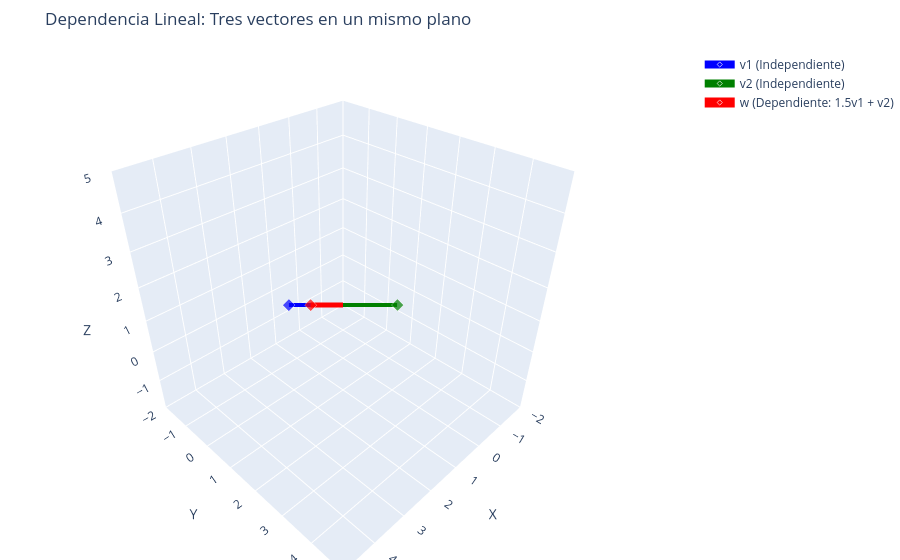

Here is the notebook cell this chart was saved with:
### Code cell
import numpy as np
import plotly.graph_objects as go

# 1. Definimos dos vectores independientes en R³
v1 = np.array([2, 0, 1])
v2 = np.array([0, 2, 1])

# 2. Definimos un tercer vector dependiente (combinación lineal de v1 y v2)
# w = 1.5*v1 + 1.0*v2
w = 1.5 * v1 + 1.0 * v2

def crear_vector_3d(fin, nombre, color, ancho=8):
    """Función para trazar vectores en Plotly 3D"""
    return go.Scatter3d(
        x=[0, fin[0]], y=[0, fin[1]], z=[0, fin[2]],
        mode='lines+markers',
        line=dict(color=color, width=ancho),
        marker=dict(size=[0, 8], symbol='diamond', color=color),
        name=nombre
    )

# 3. Creamos el plano (Span) para visualización
# Generamos una rejilla de puntos que satisfacen la combinación lineal
s = np.linspace(-1, 2, 10)
t = np.linspace(-1, 2, 10)
S, T = np.meshgrid(s, t)
plano_x = S * v1[0] + T * v2[0]
plano_y = S * v1[1] + T * v2[1]
plano_z = S * v1[2] + T * v2[2]

fig = go.Figure()

# Añadimos la superficie del plano
fig.add_trace(go.Surface(
    x=plano_x, y=plano_y, z=plano_z,
    opacity=0.3,
    colorscale='Greys',
    showscale=False,
    name='Plano Generado (Span)'
))

# Añadimos los vectores
fig.add_trace(crear_vector_3d(v1, 'v1 (Independiente)', 'blue'))
fig.add_trace(crear_vector_3d(v2, 'v2 (Independiente)', 'green'))
fig.add_trace(crear_vector_3d(w, 'w (Dependiente: 1.5v1 + v2)', 'red', ancho=10))

# 4. Configuración del diseño
fig.update_layout(
    title="Dependencia Lineal: Tres vectores en un mismo plano",
    scene=dict(
        xaxis=dict(range=[-2, 5], title='X'),
        yaxis=dict(range=[-2, 5], title='Y'),
        zaxis=dict(range=[-2, 5], title='Z'),
        aspectmode='cube'
    ),
    margin=dict(l=0, r=0, b=0, t=50)
)

fig.show()

### Figure 1 — Plotly figure (JSON) as saved in the notebook; plotly's stock layout.template omitted (floating-point values rounded to 4 significant figures)
{"data": [{"colorscale": [[0, "rgb(255,255,255)"], [0.125, "rgb(240,240,240)"], [0.25, "rgb(217,217,217)"], [0.375, "rgb(189,189,189)"], [0.5, "rgb(150,150,150)"], [0.625, "rgb(115,115,115)"], [0.75, "rgb(82,82,82)"], [0.875, "rgb(37,37,37)"], [1, "rgb(0,0,0)"]], "name": "Plano Generado (Span)", "opacity": 0.3, "showscale": false, "type": "surface", "x": [[-2.0, -1.333, -0.6667, 0.0, 0.6667, 1.333, 2.0, 2.667, 3.333, 4.0], [-2.0, -1.333, -0.6667, 0.0, 0.6667, 1.333, 2.0, 2.667, 3.333, 4.0], [-2.0, -1.333, -0.6667, 0.0, 0.6667, 1.333, 2.0, 2.667, 3.333, 4.0], [-2.0, -1.333, -0.6667, 0.0, 0.6667, 1.333, 2.0, 2.667, 3.333, 4.0], [-2.0, -1.333, -0.6667, 0.0, 0.6667, 1.333, 2.0, 2.667, 3.333, 4.0], [-2.0, -1.333, -0.6667, 0.0, 0.6667, 1.333, 2.0, 2.667, 3.333, 4.0], [-2.0, -1.333, -0.6667, 0.0, 0.6667, 1.333, 2.0, 2.667, 3.333, 4.0], [-2.0, -1.333, -0.6667, 0.0, 0.6667, 1.333, 2.0, 2.667, 3.333, 4.0], [-2.0, -1.333, -0.6667, 0.0, 0.6667, 1.333, 2.0, 2.667, 3.333, 4.0], [-2.0, -1.333, -0.6667, 0.0, 0.6667, 1.333, 2.0, 2.667, 3.333, 4.0]], "y": [[-2.0, -2.0, -2.0, -2.0, -2.0, -2.0, -2.0, -2.0, -2.0, -2.0], [-1.333, -1.333, -1.333, -1.333, -1.333, -1.333, -1.333, -1.333, -1.333, -1.333], [-0.6667, -0.6667, -0.6667, -0.6667, -0.6667, -0.6667, -0.6667, -0.6667, -0.6667, -0.6667], [0.0, 0.0, 0.0, 0.0, 0.0, 0.0, 0.0, 0.0, 0.0, 0.0], [0.6667, 0.6667, 0.6667, 0.6667, 0.6667, 0.6667, 0.6667, 0.6667, 0.6667, 0.6667], [1.333, 1.333, 1.333, 1.333, 1.333, 1.333, 1.333, 1.333, 1.333, 1.333], [2.0, 2.0, 2.0, 2.0, 2.0, 2.0, 2.0, 2.0, 2.0, 2.0], [2.667, 2.667, 2.667, 2.667, 2.667, 2.667, 2.667, 2.667, 2.667, 2.667], [3.333, 3.333, 3.333, 3.333, 3.333, 3.333, 3.333, 3.333, 3.333, 3.333], [4.0, 4.0, 4.0, 4.0, 4.0, 4.0, 4.0, 4.0, 4.0, 4.0]], "z": [[-2.0, -1.667, -1.333, -1.0, -0.6667, -0.3333, 0.0, 0.3333, 0.6667, 1.0], [-1.667, -1.333, -1.0, -0.6667, -0.3333, -2.22e-16, 0.3333, 0.6667, 1.0, 1.333], [-1.333, -1.0, -0.6667, -0.3333, -1.11e-16, 0.3333, 0.6667, 1.0, 1.333, 1.667], [-1.0, -0.6667, -0.3333, 0.0, 0.3333, 0.6667, 1.0, 1.333, 1.667, 2.0], [-0.6667, -0.3333, -1.11e-16, 0.3333, 0.6667, 1.0, 1.333, 1.667, 2.0, 2.333], [-0.3333, -2.22e-16, 0.3333, 0.6667, 1.0, 1.333, 1.667, 2.0, 2.333, 2.667], [0.0, 0.3333, 0.6667, 1.0, 1.333, 1.667, 2.0, 2.333, 2.667, 3.0], [0.3333, 0.6667, 1.0, 1.333, 1.667, 2.0, 2.333, 2.667, 3.0, 3.333], [0.6667, 1.0, 1.333, 1.667, 2.0, 2.333, 2.667, 3.0, 3.333, 3.667], [1.0, 1.333, 1.667, 2.0, 2.333, 2.667, 3.0, 3.333, 3.667, 4.0]]}, {"line": {"color": "blue", "width": 8}, "marker": {"color": "blue", "size": [0, 8], "symbol": "diamond"}, "mode": "lines+markers", "name": "v1 (Independiente)", "type": "scatter3d", "x": [0, 2], "y": [0, 0], "z": [0, 1]}, {"line": {"color": "green", "width": 8}, "marker": {"color": "green", "size": [0, 8], "symbol": "diamond"}, "mode": "lines+markers", "name": "v2 (Independiente)", "type": "scatter3d", "x": [0, 0], "y": [0, 2], "z": [0, 1]}, {"line": {"color": "red", "width": 10}, "marker": {"color": "red", "size": [0, 8], "symbol": "diamond"}, "mode": "lines+markers", "name": "w (Dependiente: 1.5v1 + v2)", "type": "scatter3d", "x": [0, 3], "y": [0, 2], "z": [0, 2.5]}], "layout": {"margin": {"b": 0, "l": 0, "r": 0, "t": 50}, "scene": {"aspectmode": "cube", "xaxis": {"range": [-2, 5], "title": {"text": "X"}}, "yaxis": {"range": [-2, 5], "title": {"text": "Y"}}, "zaxis": {"range": [-2, 5], "title": {"text": "Z"}}}, "title": {"text": "Dependencia Lineal: Tres vectores en un mismo plano"}}}
